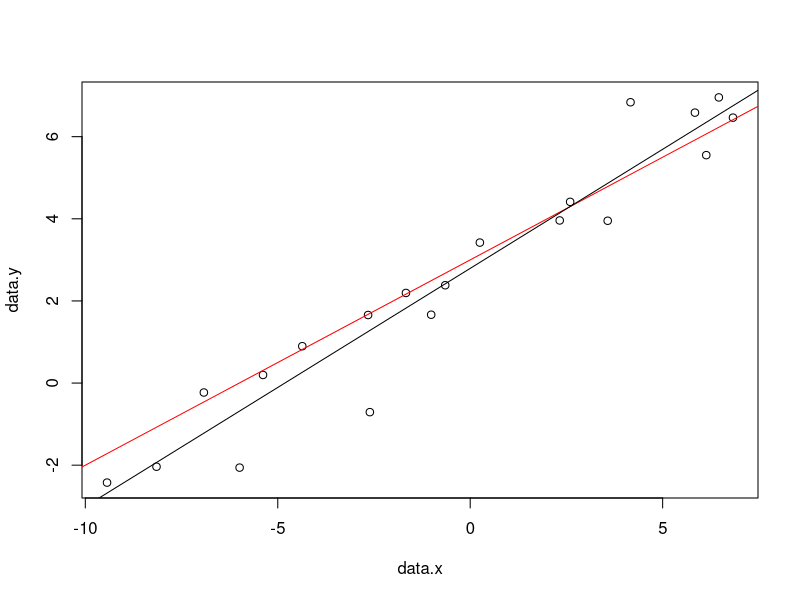

The R script that drew this image:
library(dplyr)
set.seed(12604)

# back to the linear model

intercept <- 3
slope <- 0.5

data.x <- runif(20, min=-10, max=10)
data.y <- rnorm(20, mean=(slope*data.x + intercept), sd = 1)

plot(data.x, data.y)
abline(a = intercept, b=slope, col="red")

model.data <- data.frame(x=data.x, y=data.y)

# write a function like the one that calculated RMSE, but this time calculate likelihood
# for the set of parameters. to do this, assume that each data point is normally distributed
# around the line with sd = 1. you'll set the mean of the normal distribution to be the model's
# predicted Y value for the given X value, and then use dnorm() to find the density of the normal.

# it'll be important to use negative log likelihood here.

a <- c(intercept, slope)
calculate.likelihood <- function(parameters){
  intercept <- parameters[1]
  slope <- parameters[2]
 
  model.data <- model.data %>%
    mutate(y.pred = intercept + slope*x)%>%
    mutate(log.p.data = dnorm(y, mean = y.pred, sd = 1 , log = T))
  return(-sum(model.data$log.p.data))
}

# run optim() to find the best fitting parameters and plot a line showing the best model fit.
result <- optim(par = c(0,0), calculate.likelihood)
best.intercept<-result$par[1]
best.slope <- result$par[2]

abline(a=best.intercept, b=best.slope)
